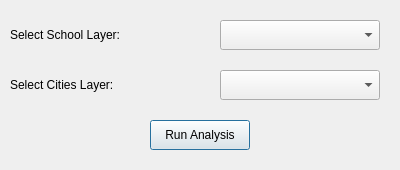
<?xml version="1.0" encoding="UTF-8"?>
<ui version="4.0">
 <class>SchoolDistributionAnalyzerDialogBase</class>
 <widget class="QDialog" name="SchoolDistributionAnalyzerDialogBase">
  <property name="geometry">
   <rect>
    <x>0</x>
    <y>0</y>
    <width>400</width>
    <height>170</height>
   </rect>
  </property>
  <property name="windowTitle">
   <string>EduAccess Mapper</string>
  </property>
  <widget class="QLabel" name="labelSchool">
   <property name="geometry">
    <rect>
     <x>10</x>
     <y>20</y>
     <width>200</width>
     <height>30</height>
    </rect>
   </property>
   <property name="text">
    <string>Select School Layer:</string>
   </property>
  </widget>
  <widget class="QComboBox" name="comboBoxSchool">
   <property name="geometry">
    <rect>
     <x>220</x>
     <y>20</y>
     <width>160</width>
     <height>30</height>
    </rect>
   </property>
  </widget>

  <widget class="QLabel" name="labelCities">
   <property name="geometry">
    <rect>
     <x>10</x>
     <y>70</y>
     <width>200</width>
     <height>30</height>
    </rect>
   </property>
   <property name="text">
    <string>Select Cities Layer:</string>
   </property>
  </widget>
  <widget class="QComboBox" name="comboBoxCities">
   <property name="geometry">
    <rect>
     <x>220</x>
     <y>70</y>
     <width>160</width>
     <height>30</height>
    </rect>
   </property>
  </widget>

  <widget class="QPushButton" name="runButton">
   <property name="geometry">
    <rect>
     <x>150</x>
     <y>120</y>
     <width>100</width>
     <height>30</height>
    </rect>
   </property>
   <property name="text">
    <string>Run Analysis</string>
   </property>
  </widget>
 </widget>
 <resources/>
 <connections/>
</ui>
